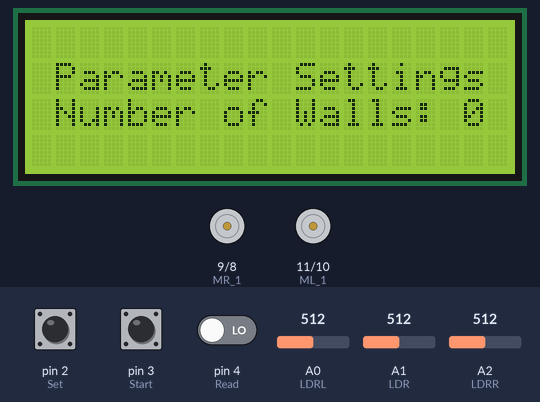
Recording of a sketch running on a simulated Arduino Uno, built with avr-gcc and run on an emulated ATmega328P. Parts: 20×4 character LCD, motor-driver pin pairs drawn as motors (green arrow = first pin HIGH = forward, orange = second pin HIGH = backward, longer = more drive). Inputs (shaded band) come from the test bench; at power-on: pin 4 (Read) LOW, pin 2 (Set) LOW, pin 3 (Start) LOW, A0 (LDRL) = 512, A1 (LDR) = 512, A2 (LDRR) = 512.

Above: at 7.4 s.
7.5 s: pin 4 (Read) driven HIGH
At 8.5 s:
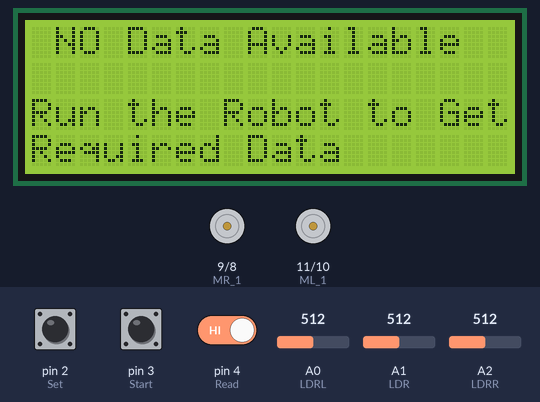
9.2 s: pin 4 (Read) driven LOW
At 9.4 s:
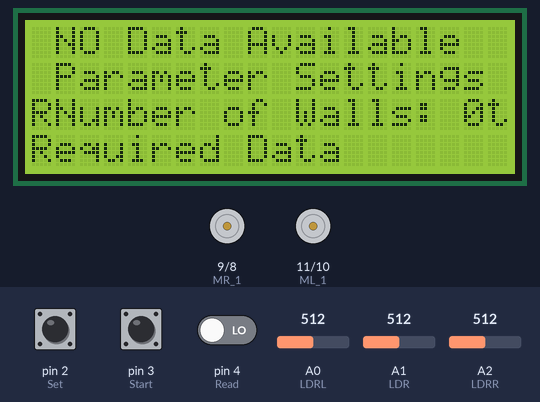
12.2 s: pin 2 (Set) pulled HIGH for 1 s
At 12.86 s:
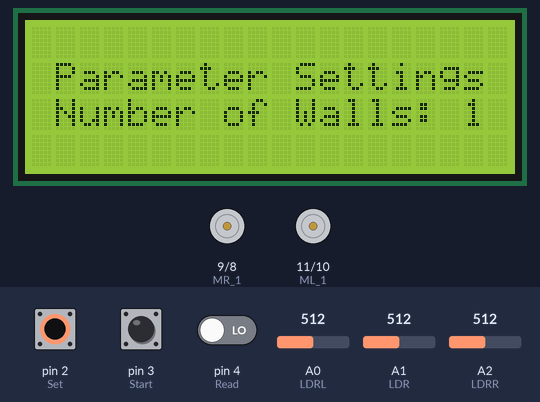
14.7 s: pin 3 (Start) pulled HIGH for 0.15 s
At 16.03 s:
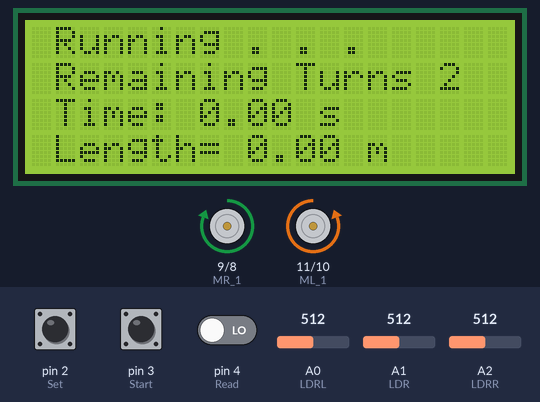
Timing chart, 0 to 17.7 s (numbered marks = the images above; inputs shaded):
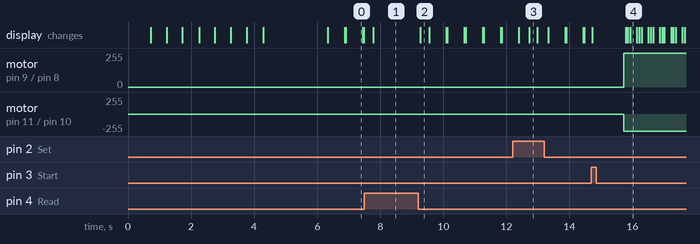

Measured:
- after the input at 7.5 s, the display: changes after 0.28 s (image 1)
- after the input at 9.2 s, the display: changes after 0.07 s (image 2)
- after the input at 14.7 s, motor on pin 9 (MR_1) / pin 8 (MR_2): stopped → forward 255/255 after 1.0 s; motor on pin 11 (ML_1) / pin 10 (ML_2): stopped → backward 255/255 after 1.0 s
- what the display in image 0 shows lasts 0.5 s, from 6.9 s to 7.4 s

The sketch:

Proyek_Sisben.ino
```cpp
#include <LiquidCrystal_I2C.h>

/*-------------------------------------------------------------------------------------------------------------*/
LiquidCrystal_I2C lcd(0x27,20,4);//For proteus Simulations set it to (0x20,20,4), for Arduino uses (0x27,20,4).
//Sets Pins
const int Start = 3, Set = 2, Read = 4;
const int ML_1 = 11,ML_2 = 10, MR_1 = 9,MR_2 =8;
const int LDR = A1,LDRL = A0, LDRR = A2;

//Sets Variables
int walls = 0, i = 0, r = 0, temp = 0;
bool ON_OFF= 0, B_Sides,R_Sides;
float timer = 0,elapsed = 0,distance = 0;
float dims[10],e_time[10];
const float M_Sp = 1.1736; //Motor Speed in m/s
/*-------------------------------------------------------------------------------------------------------------*/

void setup() {
  //pin Setups
  pinMode(Start, INPUT);
  pinMode(Set, INPUT);
  pinMode(Read, INPUT);
  pinMode(ML_1, OUTPUT);
  pinMode(ML_2, OUTPUT);
  pinMode(MR_1, OUTPUT);
  pinMode(MR_2,OUTPUT);


  //LCD Initialization
  lcd.begin(20,4);
  lcd.init();
  lcd.init();
  lcd_call();
  lcd.clear();
  lcd_call();
  lcd.clear();
  lcd.setCursor(4,1);
  lcd.print("-=Welcome=-");
  lcd.setCursor(2,2);
  lcd.print("Dimension Mapper");
  delay(2000);
  lcd.clear();
}
/*-------------------------------------------------------------------------------------------------------------*/

void lcd_call(){
  lcd.backlight();
  lcd.setCursor(2,1);
  lcd.print("Dimension Mapper");
  lcd.setCursor(1,2);
  lcd.print("Initializing ");
  delay(500);
  lcd.print(". ");
  delay(500);
  lcd.print(". ");
  delay(500);
  lcd.print(". ");
  delay(500);
}
/*-------------------------------------------------------------------------------------------------------------*/

//Moves Driver Forward
void motor_forward(){
  digitalWrite(ML_1,LOW);
  digitalWrite(ML_2,HIGH);
  digitalWrite(MR_1,LOW);
  digitalWrite(MR_2,HIGH);
}
/*-------------------------------------------------------------------------------------------------------------*/

//Turns Robot Left
void motor_left(){
  digitalWrite(ML_1,HIGH);
  digitalWrite(ML_2,LOW);
  digitalWrite(MR_1,LOW);
  digitalWrite(MR_2,HIGH);
}
/*-------------------------------------------------------------------------------------------------------------*/

//Turns Robot Right
void motor_right(){
  digitalWrite(ML_1,LOW);
  digitalWrite(ML_2,HIGH);
  digitalWrite(MR_1,HIGH);
  digitalWrite(MR_2,LOW);
}
/*-------------------------------------------------------------------------------------------------------------*/

//Stops Robot
void motor_stop(){
  digitalWrite(ML_1,LOW);
  digitalWrite(ML_2,LOW);
  digitalWrite(MR_1,LOW);
  digitalWrite(MR_2,LOW);
}
/*-------------------------------------------------------------------------------------------------------------*/

//LCD Loop Auto Update when Runned
void lcd_display(){
  // Line 1
    lcd.setCursor(1,1);
    lcd.print("Parameter Settings");

  // Line 2 (Number of Wall Input)
    lcd.setCursor(1,2);
    lcd.print("Number of Walls: ");
    lcd.print(walls);

    delay(250);
    lcd.clear();
}
/*-------------------------------------------------------------------------------------------------------------*/

//LCD Display While Running
void lcd_run(){
    lcd.print(" Running ");

    //Line 1 (Remaining Walls)
    lcd.setCursor(1, 1);
    lcd.print("Remaining Turns ");
    lcd.print(walls);

    //Line 2 (Time Elapsed)
    lcd.setCursor(1, 2);
    lcd.print("Time: ");
    lcd.print((elapsed)/1000);
    lcd.print(" s");

    //Line 3 (Length Scanned)
    distance = ((elapsed * M_Sp)/1000);
    lcd.setCursor(1,3);
    lcd.print("Length= ");
    lcd.print(distance);
    lcd.print(" m");

    lcd.setCursor(9,0);
    lcd.print(". ");
    delay(75);
    lcd.print(". ");
    delay(75);
    lcd.print(". ");
    delay(50);

    if(walls==0){
      lcd.setCursor(1,1);
      lcd.print("Run Completed");
      lcd.setCursor(1,2);
      lcd.print("Toggle Read Mode To");
      lcd.setCursor(1,3);
      lcd.print("Check Recorded Data");
    }

    delay(100);
    lcd.clear();
}
/*-------------------------------------------------------------------------------------------------------------*/

//LCD when data reading is initiated
void lcd_read(){
  //Checks If data is available and If not Displays an ERROR
  if(temp==0){
    lcd.setCursor(1,0);
    lcd.print("NO Data Available");
    lcd.setCursor(0,2);
    lcd.print("Run the Robot to Get");
    lcd.setCursor(0,3);
    lcd.print("Required Data");
  }

  else{
    //Sets show limit so doesn't show empty data
    if((r+1)>temp){
      r=0;
    }
    //Prints Info to LCD Display
    lcd.print("+=Recorded Data=+");
    lcd.setCursor(0,1);
    lcd.print("Length ");
    lcd.print(r+1);
    lcd.print(": ");
    lcd.print(dims[r]);
    lcd.print(" m");

    lcd.setCursor(0,2);
    lcd.print("Time Elapsed: ");
    lcd.print(e_time[r]);
    lcd.print("s");
    delay(300);
    lcd.clear();
  }
}
/*-------------------------------------------------------------------------------------------------------------*/

//Stores data and initialized next time
void store(){
  dims[i] = distance;
  e_time[i] = elapsed/1000;
  motor_stop();
  i++;
  walls--;
  delay(500);
  timer=millis();
}
/*-------------------------------------------------------------------------------------------------------------*/

//Checks Left and Right LDRS
void checker(){
    if(analogRead(LDRL)<35 && analogRead(LDRR)<35){
      B_Sides = 1;
    }
    if(analogRead(LDRL)>=75 && analogRead(LDRR)<35){
      R_Sides = 1;
      B_Sides = 0;
    }
    if(analogRead(LDRL)<35 && analogRead(LDRR)>=75){
      R_Sides = 0;
      B_Sides = 0;
    }
}


void loop() {
  //Changes mode from robot parameter do Data record
  if(digitalRead(Read)== HIGH){
    lcd_read();
  //Set for Reading Data
    if(digitalRead(Set)== HIGH){
        r++;
        delay(300);
      }
  }

  else{
  //Set For Run Mode
    lcd_display();
    checker();

    //Wall Counter
      if(digitalRead(Set)== HIGH){
        walls++;
        delay(300);
        if(walls>9){
          walls=0;
        }
      }

    //Timer Counter
      if(digitalRead(Start)==HIGH){
        timer=millis();
        ON_OFF=1;
        temp = walls;
      }

    //Motor Control (LDR Sensitive)
      if(ON_OFF == 1){
        //Checks for number of Walls
          while(walls>=1){
            checker();
            elapsed  = millis()-timer;

            //When LDR is no longer recieving lights
            if(analogRead(LDR)>=75 && B_Sides == 0){
              motor_stop();
              delay(1000);

              //Stop Spinning after adequite distance from next wall
              while(analogRead(LDR)>35){
                  if(R_Sides==0){
                    motor_right();
                    lcd_run();
                  }

                  else{
                    motor_left();
                    lcd_run();
                  }
               }
               store();
            }

            else if (B_Sides == 1){
              store();
              delay(100);
              while(elapsed<2000){
                if(R_Sides==0){
                  motor_left();
                  lcd_run();
                }

                else{
                  motor_right();
                  lcd_run();
                }
              }
              timer=millis();

              while(B_Sides == 1){
                checker();
                lcd_run();
                motor_forward();
              }
            }

            else{
              lcd_run();
              motor_forward();
            }
          }

          //Turns cancels the start input if number of walls is not Set
          if(walls==0){
            ON_OFF=0;
          }
      }
  }
}
```
